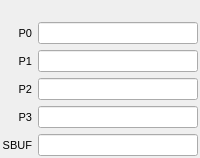
        <widget class="QWidget" name="widget_4" native="true">
         <property name="sizePolicy">
          <sizepolicy hsizetype="Fixed" vsizetype="Preferred">
           <horstretch>0</horstretch>
           <verstretch>0</verstretch>
          </sizepolicy>
         </property>
         <layout class="QGridLayout" name="gridLayout_2">
          <property name="leftMargin">
           <number>2</number>
          </property>
          <property name="topMargin">
           <number>2</number>
          </property>
          <property name="rightMargin">
           <number>2</number>
          </property>
          <property name="bottomMargin">
           <number>2</number>
          </property>
          <item row="3" column="0">
           <widget class="QLabel" name="label_P2">
            <property name="font">
             <font>
              <pointsize>8</pointsize>
             </font>
            </property>
            <property name="text">
             <string>P2</string>
            </property>
            <property name="alignment">
             <set>Qt::AlignRight|Qt::AlignTrailing|Qt::AlignVCenter</set>
            </property>
           </widget>
          </item>
          <item row="1" column="0">
           <widget class="QLabel" name="label_P0">
            <property name="font">
             <font>
              <pointsize>8</pointsize>
             </font>
            </property>
            <property name="text">
             <string>P0</string>
            </property>
            <property name="alignment">
             <set>Qt::AlignRight|Qt::AlignTrailing|Qt::AlignVCenter</set>
            </property>
           </widget>
          </item>
          <item row="4" column="1">
           <widget class="QLineEdit" name="P3Edit">
            <property name="font">
             <font>
              <pointsize>8</pointsize>
             </font>
            </property>
            <property name="focusPolicy">
             <enum>Qt::NoFocus</enum>
            </property>
            <property name="readOnly">
             <bool>true</bool>
            </property>
           </widget>
          </item>
          <item row="2" column="1">
           <widget class="QLineEdit" name="P1Edit">
            <property name="font">
             <font>
              <pointsize>8</pointsize>
             </font>
            </property>
            <property name="focusPolicy">
             <enum>Qt::NoFocus</enum>
            </property>
            <property name="readOnly">
             <bool>true</bool>
            </property>
           </widget>
          </item>
          <item row="0" column="0" colspan="2">
           <widget class="QLabel" name="speedL">
            <property name="text">
             <string/>
            </property>
           </widget>
          </item>
          <item row="3" column="1">
           <widget class="QLineEdit" name="P2Edit">
            <property name="font">
             <font>
              <pointsize>8</pointsize>
             </font>
            </property>
            <property name="focusPolicy">
             <enum>Qt::NoFocus</enum>
            </property>
            <property name="readOnly">
             <bool>true</bool>
            </property>
           </widget>
          </item>
          <item row="2" column="0">
           <widget class="QLabel" name="label_P1">
            <property name="font">
             <font>
              <pointsize>8</pointsize>
             </font>
            </property>
            <property name="text">
             <string>P1</string>
            </property>
            <property name="alignment">
             <set>Qt::AlignRight|Qt::AlignTrailing|Qt::AlignVCenter</set>
            </property>
           </widget>
          </item>
          <item row="1" column="1">
           <widget class="QLineEdit" name="P0Edit">
            <property name="font">
             <font>
              <pointsize>8</pointsize>
             </font>
            </property>
            <property name="focusPolicy">
             <enum>Qt::NoFocus</enum>
            </property>
            <property name="readOnly">
             <bool>true</bool>
            </property>
           </widget>
          </item>
          <item row="4" column="0">
           <widget class="QLabel" name="label_P3">
            <property name="font">
             <font>
              <pointsize>8</pointsize>
             </font>
            </property>
            <property name="text">
             <string>P3</string>
            </property>
            <property name="alignment">
             <set>Qt::AlignRight|Qt::AlignTrailing|Qt::AlignVCenter</set>
            </property>
           </widget>
          </item>
          <item row="5" column="0">
           <widget class="QLabel" name="label_SBUF">
            <property name="font">
             <font>
              <pointsize>8</pointsize>
             </font>
            </property>
            <property name="text">
             <string>SBUF</string>
            </property>
            <property name="alignment">
             <set>Qt::AlignRight|Qt::AlignTrailing|Qt::AlignVCenter</set>
            </property>
           </widget>
          </item>
          <item row="5" column="1">
           <widget class="QLineEdit" name="SBUFEdit">
            <property name="font">
             <font>
              <pointsize>8</pointsize>
             </font>
            </property>
            <property name="focusPolicy">
             <enum>Qt::NoFocus</enum>
            </property>
            <property name="readOnly">
             <bool>true</bool>
            </property>
           </widget>
          </item>
         </layout>
        </widget>
